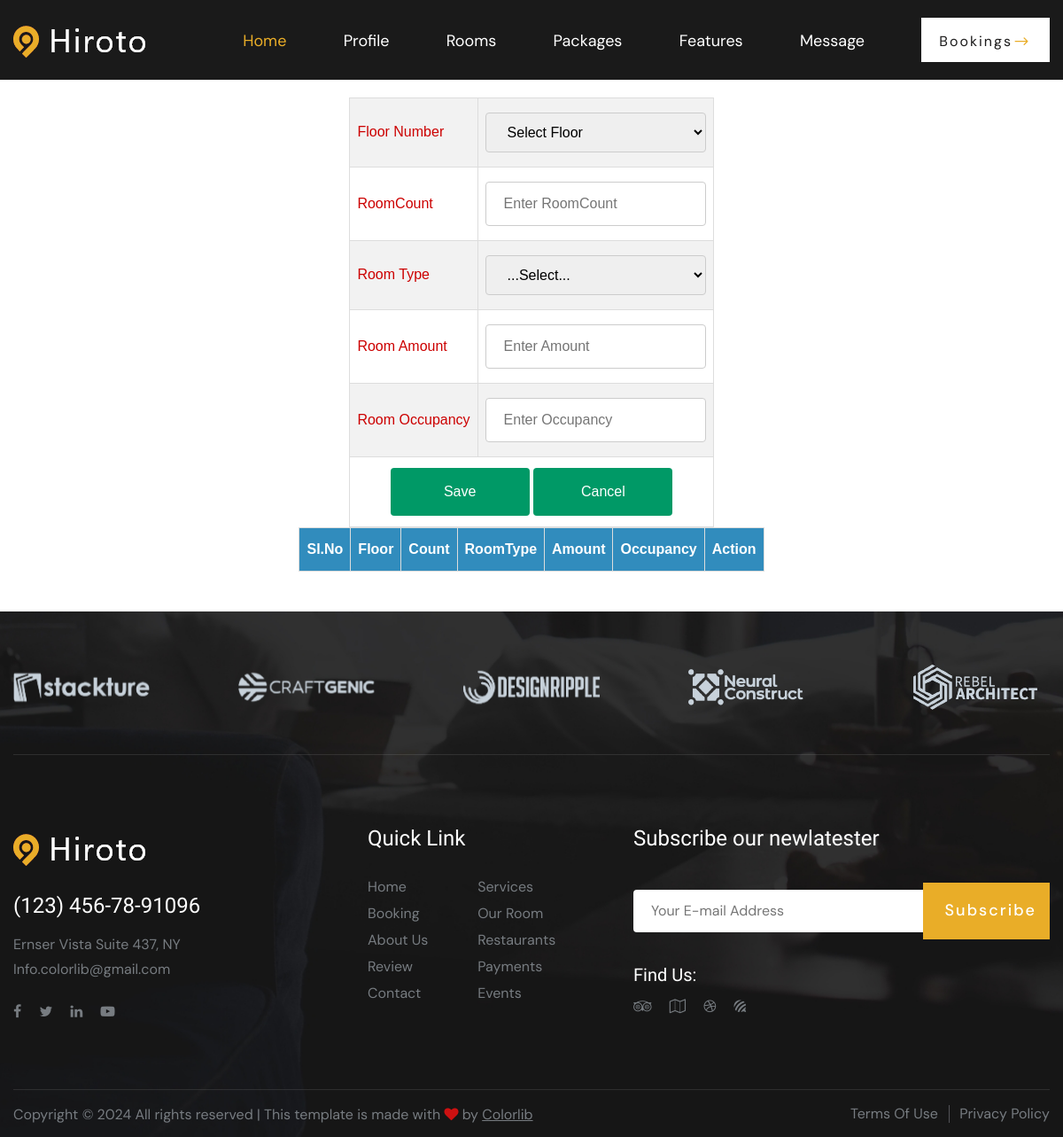
/Hotel/RoomDetails/ (signed in), run on an earlier commit of the app's database.
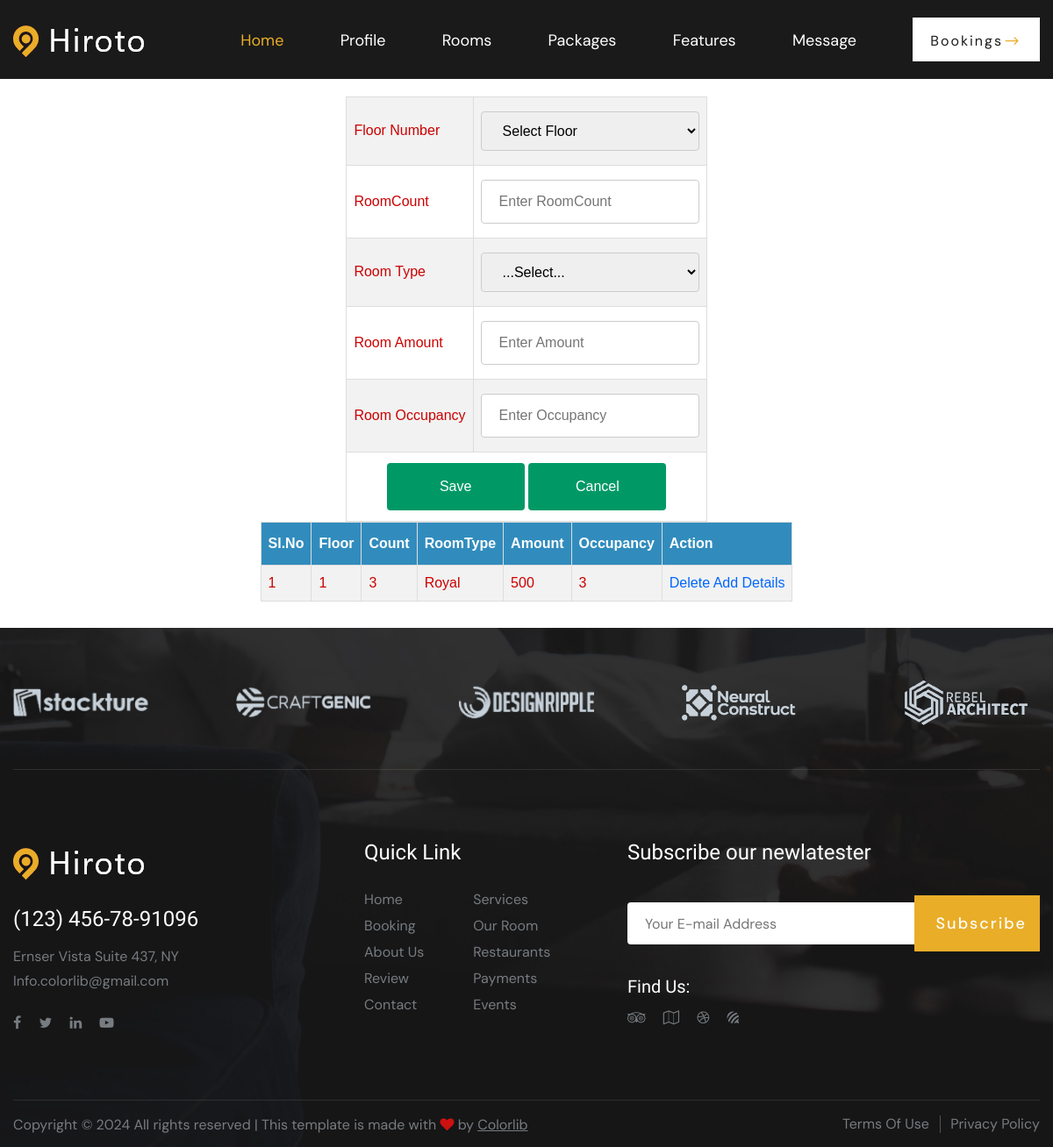
And on a later commit of the database.
### Hotel/models.py (models this page shows)
class tbl_roomdetails(models.Model):
    roomdetails_floor=models.CharField(max_length=50)
    roomdetails_count=models.CharField(max_length=50)
    roomtype =models.ForeignKey(tbl_roomtype, on_delete=models.CASCADE)
    hotel =models.ForeignKey(tbl_newhotel,null=True,on_delete=models.CASCADE)
    roomdetails_amount=models.CharField(max_length=50)
    roomdetails_occupancy=models.CharField(max_length=50)

### Administrator/models.py (models this page shows)
class tbl_roomtype(models.Model):
    roomtype_type=models.CharField(max_length=50)

### Hotel/views.py (the view)
# urls.py: path('RoomDetails/', views.roomInsertSelect,name="roomInsertSelect"),
def roomInsertSelect(request):
    roomtype = tbl_roomtype.objects.all()
    floorcount=int(request.session["floor"])
    data=tbl_roomdetails.objects.filter(hotel=request.session["hid"])
    hotelid=tbl_newhotel.objects.get(id=request.session["hid"])
    floorlist=[ i for i in range(0,floorcount)]
    if request.method=="POST":
        hotelid=tbl_newhotel.objects.get(id=request.session["hid"])
        roomcount=request.POST.get('txtcount')
        roomtype = tbl_roomtype.objects.get(id=request.POST.get('sel_roomtype'))
        floornumber = request.POST.get('txtfloor')
        roomamount=request.POST.get('txtamount')
        roomoccupancy=request.POST.get('txtoccupancy')
        tbl_roomdetails.objects.create(roomdetails_floor=floornumber,roomdetails_count=roomcount,roomtype=roomtype,hotel=hotelid,roomdetails_amount=roomamount,roomdetails_occupancy=roomoccupancy)
        return redirect("Hotel:roomInsertSelect")
    else:
        return render(request,"Hotel/RoomDetails.html",{'data':data,"roomtypedata":roomtype,"floornumberdata":floorlist})

### Hotel/Templates/Hotel/RoomDetails.html (shortened to what this page needs)
{% extends 'Hotel/Header.html' %}
{% load static %}
{% block content %}
<!DOCTYPE html>
<html lang="en">
<head>
</head>
<body>
    <form method="POST">
        <table align="center">
            <tr>
            <tr>
                <td>Floor Number</td>
                <td>
                    <select name="txtfloor" id="">
                        <option value="">Select Floor</option>
                    </select>
                </td>
            </tr>
            <tr>
                <td>RoomCount</td>
                <td><input type="text" name="txtcount" placeholder="Enter RoomCount" required
                        value="{{editdata.roomdetails_count}}"></td>
            </tr>
            <tr>
                <td>Room Type</td>
                <td>
                    <select name="sel_roomtype" id="sel_roomtype">
                        <option value="">...Select...</option>
                    </select>
                </td>
            </tr>
            <tr>
                <td>Room Amount</td>
                <td><input type="text" name="txtamount" placeholder="Enter Amount" required
                        value="{{editdata.roomdetails_amount}}"></td>
            </tr>
            <tr>
                <td>Room Occupancy</td>
                <td><input type="text" name="txtoccupancy" placeholder="Enter Occupancy" required
                        value="{{editdata.roomdetails_occupancy}}"></td>
            </tr>
            <tr>
                <td colspan="2" align="center">
                    <input type="submit" name="btnsubmit" value="Save">
                    <input type="reset" name="btncancel" value="Cancel">
                </td>
            </tr>
        </table>
    </form>
    <table border="1" align="center" cellpadding="10">
        <tr>
            <th>Sl.No</th>
            <th>Floor</th>
            <th>Count</th>
            <th>RoomType</th>
            <th>Amount</th>
            <th>Occupancy</th>
            <th>Action</th>
        </tr>
        {% for i in data %}
        <tr>
            <td>{{forloop.counter}}</td>
            <td>{{i.roomdetails_floor}}</td>
            <td>{{i.roomdetails_count}}</td>
            <td>{{i.roomtype.roomtype_type}}</td>
            <td>{{i.roomdetails_amount}}</td>
            <td>{{i.roomdetails_occupancy}}</td>
            <td><a href="{% url 'Hotel:delRoomDetails' i.id %}">Delete</a>
                <a href="{% url 'Hotel:adddetails' i.id %}">Add Details</a>
            </td>
        </tr>
        {% endfor %}
    </table>
</body>
</html>
{% endblock content %}

What changed in the data, as far as the page shows it:
added tbl_roomdetails: roomdetails_floor "1", roomdetails_count "3", roomtype.roomtype_type "Royal", roomdetails_amount "500", roomdetails_occupancy "3"
